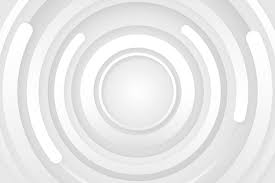
#> input picture Sobel_Gradient.jpeg, 275 x 183 px, found by its file name
$ jupyter execute Exercise_05.ipynb   (older library calls are emulated)
#> lines starting #> are read from the running program, lines starting #| are printed output that depends on the picture
#> further down, original_image is the input picture: shape (183, 275, 3); min 196, max 255, mean 234.1
[cell 1]
import cv2
import numpy as np
import matplotlib.pyplot as plt

[cell 2]
def sobel_gradient(image):
    # Convert the image to grayscale if it's a color image
    if len(image.shape) == 3:
        image_gray = cv2.cvtColor(image, cv2.COLOR_BGR2GRAY)
    else:
        image_gray = image

    # Compute the horizontal and vertical gradients using Sobel
    gradient_x = cv2.Sobel(image_gray, cv2.CV_64F, 1, 0, ksize=3)
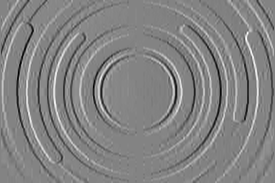
#> gradient_x: shape (183, 275) float64; min -199, max 186, mean 0; drawn with min black and max white
    gradient_y = cv2.Sobel(image_gray, cv2.CV_64F, 0, 1, ksize=3)
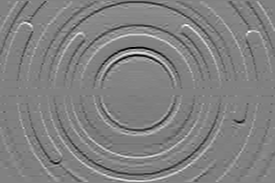
#> gradient_y: shape (183, 275) float64; min -171, max 166, mean 0; drawn with min black and max white

    # Compute the magnitude of the gradient
    gradient_magnitude = np.sqrt(gradient_x**2 + gradient_y**2)
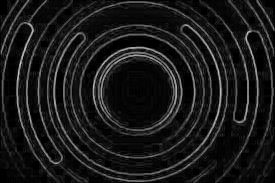
#> gradient_magnitude: shape (183, 275) float64; min 0, max 207.6, mean 25.9

    return gradient_x, gradient_y, gradient_magnitude

[cell 3]
# Load the original image
image_path = r".\Sobel_Gradient.jpeg"
original_image = cv2.imread(image_path)

[cell 4]
# Compute Sobel gradient
gradient_x, gradient_y, gradient_magnitude = sobel_gradient(original_image)

# Convert the images from BGR to RGB (for displaying with matplotlib)
image_rgb = cv2.cvtColor(original_image, cv2.COLOR_BGR2RGB)

[cell 5]
# Display the images using matplotlib
plt.figure(figsize=(12, 6))

plt.subplot(1, 4, 1)
plt.title('Original Image')
plt.imshow(image_rgb)
plt.axis('off')

plt.subplot(1, 4, 2)
plt.title('Sobel Gradient X')
plt.imshow(np.abs(gradient_x), cmap='gray')
plt.axis('off')

plt.subplot(1, 4, 3)
plt.title('Sobel Gradient Y')
plt.imshow(np.abs(gradient_y), cmap='gray')
plt.axis('off')

plt.subplot(1, 4, 4)
plt.title('Gradient Magnitude')
plt.imshow(gradient_magnitude, cmap='gray')
plt.axis('off')

plt.show()
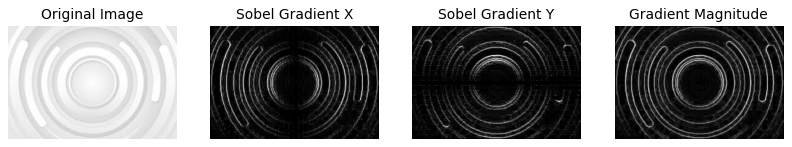
#> figure drawn by matplotlib, 4 panels
